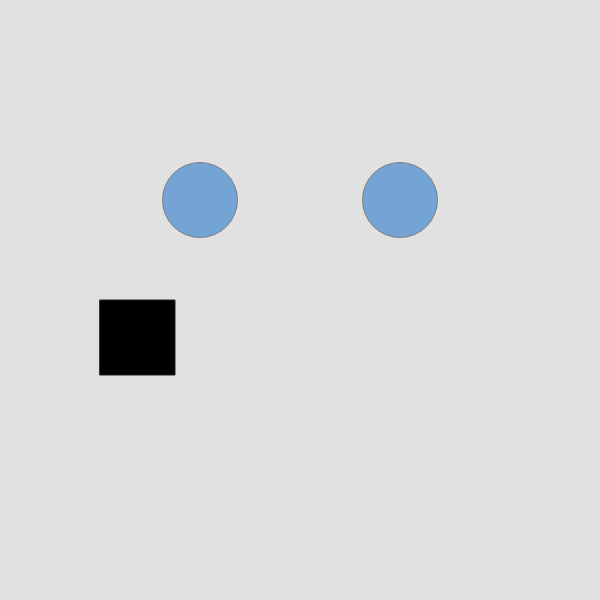
Frame 1 (no input)
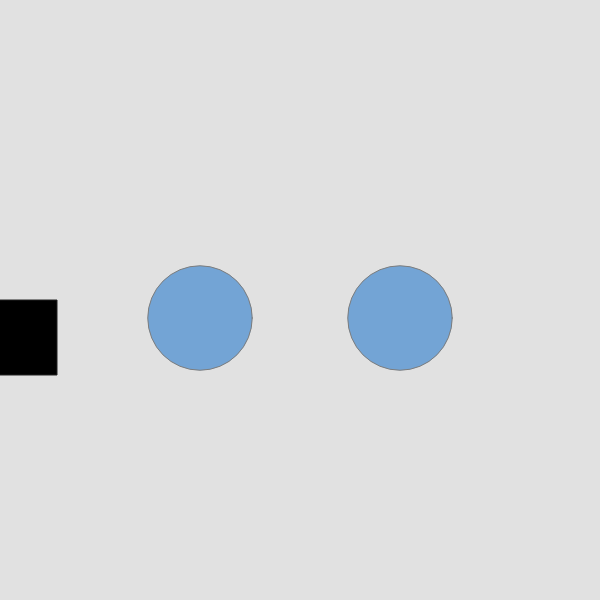
Frame 60 (no input)
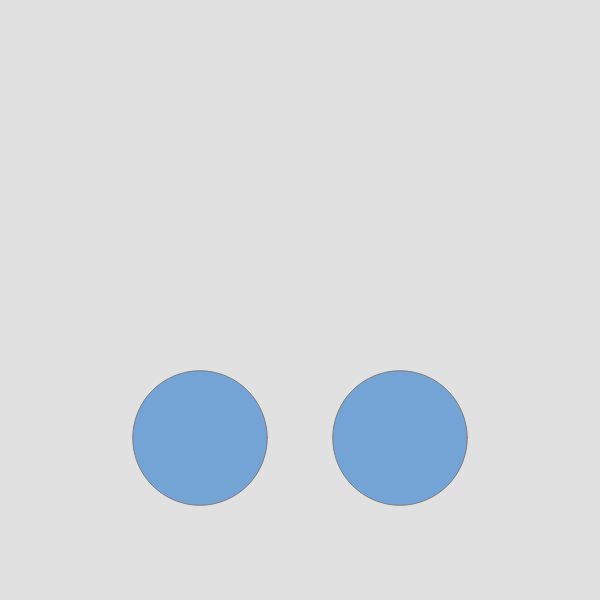
Frame 120 (the mouse pressed at the canvas centre since frame 60)

The p5.js sketch that drew these frames (run headless with seeded random() and noise() and a simulated clock; from frame 60 on, the mouse is pressed at the canvas centre):

// p5.js sketch
// ── sketch.js
var circX = 200; //creates variable for x coordinate of circle
var circY = 200; //creates variable for y coordinate of circle
var circStroke = 125; //creates variable for circle outline color
var circR = 0; // creates variable for R value of color
var circG = 100; // creates variable for G value of color
var circB = 200; //creates variable for B value of color
var circSize = 75; //creates variable for circle size
var recX = 100; //creates variable for x coordinate of rectangle
var recY = 300; //creates variable for y coordinate of rectangle
var recStroke = 35; // creates variable for rectangle outline color
var recCol = 0; // creates variable for rectangle color
var recSize = 75; //creates variable for rectangle size
var canvBG = 225; //creates variable for canvas color
var speed = 2; //creates variable for the speed of objects
var alph = 125; //creates variable for the alpha value of color

function setup() {
  createCanvas(600, 600); //creates canvas size
}

function draw() {
  background(canvBG); // sets background color using created variable
  stroke(circStroke); //sets the outline color using created variable
  fill(circR, circG, circB, alph); //sets the color for the circle using the variables
  stroke(circStroke); //sets the stroke color using the variable
  ellipse(circX, circY, circSize, circSize); // creates a circle using the variables
  ellipse(circX + 200, circY, circSize, circSize); //creates a second circle by adding and subtracting to the x y variables to seperate circle
  fill(circR, circG, circB, 135); // sets the color of the second circle

  stroke(recStroke); // sets the color of the outline of the rectangle
  fill(recCol); // sets the color of the rectangle
  rect(recX, recY, recSize, recSize); // creates the rectangle using the variables

  circY = circY + speed; //changes the circle x coordinate by adding speed variable
  recX = recX - speed; // changes the rectangle y cordinate by adding speed variable

  if (circY < width) { // if the circle x is less than width

    circSize += 0.5; // add .5 to the circle size

  } else { //otherwise
    if (circY > width) { // if the circle x is greater than the width 
      speed = speed * -1; // multiply the speed by -1
      circSize *= -1 // multiply the circle size by -1
    }
  }

}
